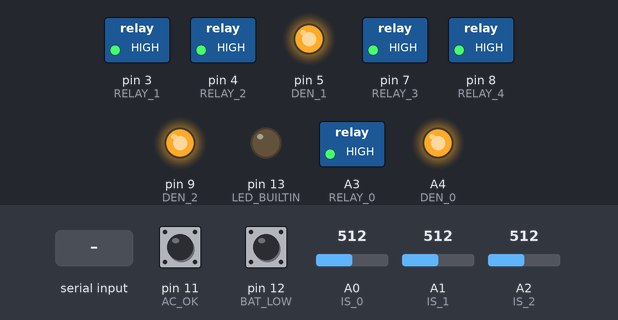
This sketch was run on a simulated Arduino Uno, built with avr-gcc and run on an emulated ATmega328P. Shown: switched loads named in the sketch (green lamp = pin HIGH), output pins drawn as LEDs (lit = HIGH). The test bench sets the inputs (shaded band); at power-on: pin 11 (AC_OK) HIGH, pin 12 (BAT_LOW) HIGH, A0 (IS_0) = 512, A1 (IS_1) = 512, A2 (IS_2) = 512. What the sketch prints to the serial monitor is not drawn.

Above: at 1.2 s.
1.3 s: "1" received over Serial
At 3.4 s:
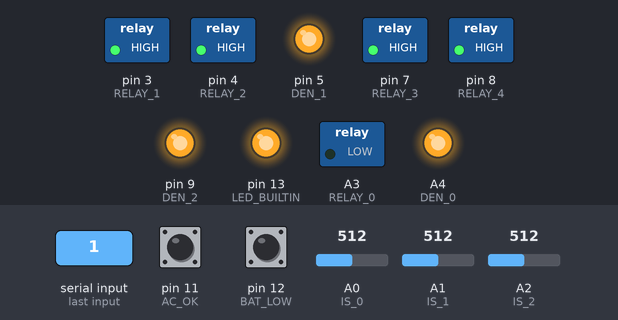
At 4.5 s:
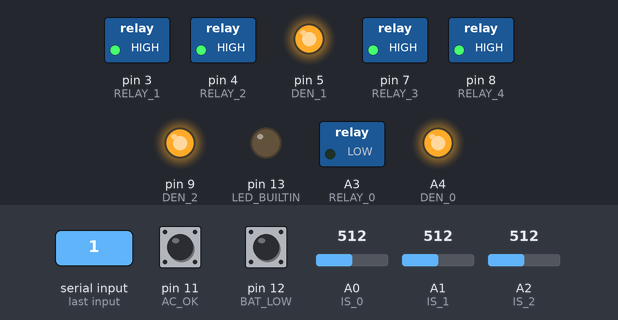
6.7 s: pin 11 (AC_OK) pulled LOW for 1 s
10.2 s: pin 12 (BAT_LOW) pulled LOW for 3.2 s
14.9 s: pin 11 (AC_OK) driven LOW and pin 12 (BAT_LOW) driven LOW
Timing chart, 0 to 19.1 s (numbered marks = the images above; inputs shaded):
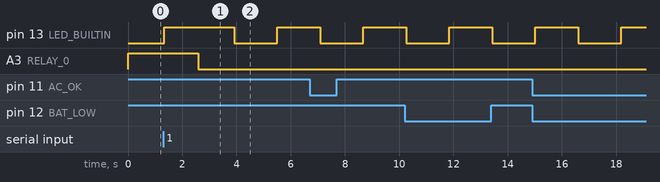

The sketch:

PowerBoard.ino
```cpp
#include <stdlib.h>
#include <ArduinoJson.h>

// POCS looks for this name.
const char BOARD_NAME[] = "power_board";

// Meanwell UPS AC and Battery pins.
const int AC_OK = 11;
const int BAT_LOW = 12;

/*******************************************/
/* Shouldn't need to change anything below.*/
/*******************************************/

// Set initial states for each relay. Change as needed.
const bool DEFAULT_START_0 = HIGH;
const bool DEFAULT_START_1 = HIGH;
const bool DEFAULT_START_2 = HIGH;
const bool DEFAULT_START_3 = HIGH;
const bool DEFAULT_START_4 = HIGH;

// Relays
const int RELAY_0 = A3; // 0_0 PROFET-0 Channel 0 (A3 = 17)
const int RELAY_1 = 3;  // 1_0 PROFET-0 Channel 1
const int RELAY_2 = 4;  // 0_1 PROFET-1 Channel 0
const int RELAY_3 = 7;  // 1_1 PROFET-1 Channel 1
const int RELAY_4 = 8;  // 0_2 PROFET-2 Channel 0

// Current Sense
const int IS_0 = A0; // (PROFET-0 A0 = 14)
const int IS_1 = A1; // (PROFET-1 A1 = 15)
const int IS_2 = A2; // (PROFET-2 A2 = 16)

// Channel select
const int DSEL_0 = 2; // PROFET-0
const int DSEL_1 = 6; // PROFET-1

// Enable Sensing
const int DEN_0 = A4; // PROFET-0 (A4 = 18)
const int DEN_1 = 5;  // PROFET-1
const int DEN_2 = 9;  // PROFET-2

const int relayArray[] = {RELAY_0, RELAY_1, RELAY_2, RELAY_3, RELAY_4};

const int time_period = 1000; // ms -> s

int led_value = LOW;

void setup() {
  Serial.begin(9600);
  Serial.flush();

  pinMode(LED_BUILTIN, OUTPUT);

  // Setup sense pins
  pinMode(IS_0, INPUT);
  pinMode(IS_1, INPUT);
  pinMode(IS_2, INPUT);

  // Setup AC and Battery pins
  pinMode(AC_OK, INPUT_PULLUP);
  pinMode(BAT_LOW, INPUT_PULLUP);

  // Setup diagnosis enable pins
  pinMode(DEN_0, OUTPUT);
  pinMode(DEN_1, OUTPUT);
  pinMode(DEN_2, OUTPUT);

  // Setup relay pins
  pinMode(RELAY_0, OUTPUT);
  pinMode(RELAY_1, OUTPUT);
  pinMode(RELAY_2, OUTPUT);
  pinMode(RELAY_3, OUTPUT);
  pinMode(RELAY_4, OUTPUT);

  //ENABLE DIAGNOSIS AND SELECT CHANNEL
  digitalWrite(DEN_0, HIGH);  // DEN_0 goes HIGH so Diagnosis enabled for PROFET0
  digitalWrite(DEN_1, HIGH);  // DEN_1 goes HIGH so Diagnosis enabled for PROFET1
  digitalWrite(DEN_2, HIGH);  // DEN_2 goes HIGH so Diagnosis enabled for PROFET2

  digitalWrite(DSEL_0, LOW); // DSEL_0 LOW reads PROFET 0_0. DSEL_0 HIGH reads PROFET 0_1
  digitalWrite(DSEL_1, LOW); // DSEL_1 LOW reads PROFET 1_0. DSEL_1 HIGH reads PROFET 1_1

  // Set initial relay states.
  digitalWrite(RELAY_0, DEFAULT_START_0);
  digitalWrite(RELAY_1, DEFAULT_START_1);
  digitalWrite(RELAY_2, DEFAULT_START_2);
  digitalWrite(RELAY_3, DEFAULT_START_3);
  digitalWrite(RELAY_4, DEFAULT_START_4);
}

void loop() {
  if (Serial.available() > 0) {
    handle_input();
  }
  delay(250);
  get_readings();

  // Simple heartbeat
  toggle_led();
  delay(250);
}

void handle_input() {
  StaticJsonDocument<28> doc;
  DeserializationError error = deserializeJson(doc, Serial);

  if (error) {
    //    Serial.print(F("deserializeJson() failed: "));
    //    Serial.println(error.f_str());
    return;
  }

  int relay_index = doc["relay"].as<int>();
  int pin_num = relayArray[relay_index];
  int power_on = doc["power"].as<int>();

  switch(power_on){
    case 0:
      turn_pin_off(pin_num);
      break;
    case 1:
      turn_pin_on(pin_num);
      break;
    case 2:
      toggle_pin(pin_num);
      break;
    case 3:
      cycle_pin_delay(pin_num, 5);
      break;
  }

  if (power_on == true) {
    turn_pin_on(pin_num);
  } else {
    turn_pin_off(pin_num);
  }
}

void get_readings() {
  int current_readings[5];
  read_currents(current_readings);

  int seconds_stamp = millis() / time_period;

  StaticJsonDocument<192> doc;

  doc["ac_ok"] = !digitalRead(AC_OK);
  doc["battery_low"] = !digitalRead(BAT_LOW);

  JsonArray relays = doc.createNestedArray("relays");
  relays.add(is_relay_on(RELAY_0));
  relays.add(is_relay_on(RELAY_1));
  relays.add(is_relay_on(RELAY_2));
  relays.add(is_relay_on(RELAY_3));
  relays.add(is_relay_on(RELAY_4));

  JsonArray currents = doc.createNestedArray("readings");
  currents.add(current_readings[0]);
  currents.add(current_readings[1]);
  currents.add(current_readings[2]);
  currents.add(current_readings[3]);
  currents.add(current_readings[4]);
  doc["name"] = BOARD_NAME;
  doc["uptime"] = seconds_stamp;

  serializeJson(doc, Serial);
  Serial.println();
}

/* Read Current from the PROFETs */
void read_currents(int current_readings[]) {

  // Enable channels 0_0 and 1_0.
  digitalWrite(DSEL_0, LOW);
  digitalWrite(DSEL_1, LOW);
  delay(500);

  // Read from PROFETs.
  int Diag0_0 = analogRead(IS_0);
  int Diag1_0 = analogRead(IS_1);
  int Diag2_0 = analogRead(IS_2);

  // Enabled channels 0_1 and 1_1.
  digitalWrite(DSEL_0, HIGH);
  digitalWrite(DSEL_1, HIGH);
  delay(500);

  int Diag0_1 = analogRead(IS_0);
  int Diag1_1 = analogRead(IS_1);
  int Diag2_1 = analogRead(IS_2);

  current_readings[0] = Diag0_0;
  current_readings[1] = Diag0_1;
  current_readings[2] = Diag1_0;
  current_readings[3] = Diag1_1;
  // Average the PROFET that was read twice.
  current_readings[4] = int((Diag2_0 + Diag2_1) / 2);
}


/*************************************/
/*  Utility Methods                  */
/*************************************/

bool is_relay_on(int pin_num) {
  return digitalRead(pin_num) != LOW;
}

void turn_pin_on(int pin_num) {
  digitalWrite(pin_num, HIGH);
}

void turn_pin_off(int pin_num) {
  digitalWrite(pin_num, LOW);
}

void toggle_pin(int pin_num) {
  digitalWrite(pin_num, !digitalRead(pin_num));
}

void cycle_pin_delay(int pin_num, int seconds) {
  turn_pin_off(pin_num);
  delay(1000 * seconds);
  turn_pin_on(pin_num);
}

void toggle_led() {
  toggle_pin(LED_BUILTIN);
}
```

Measured:
- after the input at 1.3 s, A3 (RELAY_0): HIGH → LOW after 1.3 s
